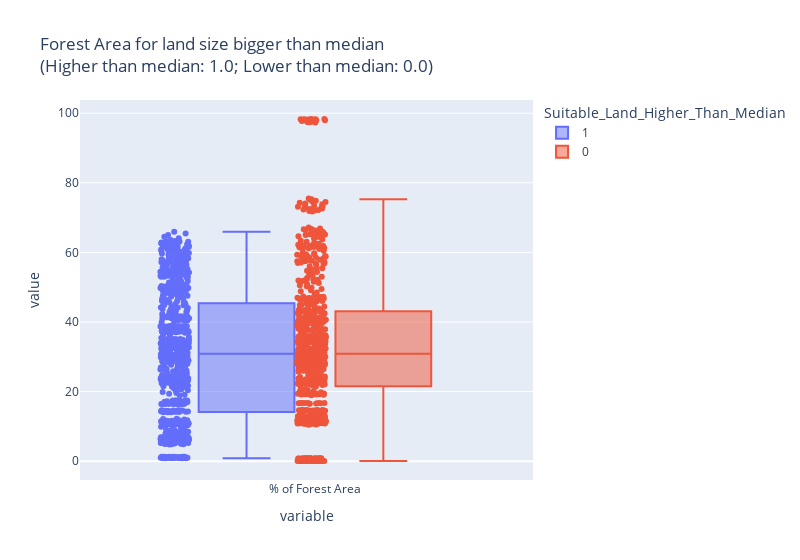

Source (notebook cell):
### Code cell
fig_box = px.box(last_df,                                           # Specify data frame
                 y=['% of Forest Area'],                       # Select posrecip and negrecip variables
                 points="all",                                     # Include all observations as data points
                 color = 'Suitable_Land_Higher_Than_Median',                                # Color (and group by) column "Cluster"
                 labels = {"Cluster": "Altruism"},                 # Rename "Cluster" as "Altruism" in our legend
                 title = """Forest Area for land size bigger than median
                 <br>(Higher than median: 1.0; Lower than median: 0.0)""")       # Always add a title!
fig_box.update_layout(autosize=False, width = 800)                # Specify width (by default, full notebook cell)
fig_box

### Figure 1 — Plotly figure (JSON) as saved in the notebook; plotly's stock layout.template omitted (floating-point values rounded to 4 significant figures; data arrays with more than 128 entries replaced by an {"elided": "..."} marker saying what was removed)
{"data": [{"alignmentgroup": "True", "boxpoints": "all", "hovertemplate": "Suitable_Land_Higher_Than_Median=1<br>variable=%{x}<br>value=%{y}<extra></extra>", "legendgroup": "1", "marker": {"color": "#636efa"}, "name": "1", "notched": false, "offsetgroup": "1", "orientation": "v", "showlegend": true, "type": "box", "x": {"elided": "825 str values"}, "x0": " ", "xaxis": "x", "y": {"elided": "825 float values"}, "y0": " ", "yaxis": "y"}, {"alignmentgroup": "True", "boxpoints": "all", "hovertemplate": "Suitable_Land_Higher_Than_Median=0<br>variable=%{x}<br>value=%{y}<extra></extra>", "legendgroup": "0", "marker": {"color": "#EF553B"}, "name": "0", "notched": false, "offsetgroup": "0", "orientation": "v", "showlegend": true, "type": "box", "x": {"elided": "825 str values"}, "x0": " ", "xaxis": "x", "y": {"elided": "825 float values"}, "y0": " ", "yaxis": "y"}], "layout": {"autosize": false, "boxmode": "group", "legend": {"title": {"text": "Suitable_Land_Higher_Than_Median"}, "tracegroupgap": 0}, "title": {"text": "Forest Area for land size bigger than median\n                 <br>(Higher than median: 1.0; Lower than median: 0.0)"}, "width": 800, "xaxis": {"anchor": "y", "domain": [0, 1], "title": {"text": "variable"}}, "yaxis": {"anchor": "x", "domain": [0, 1], "title": {"text": "value"}}}}
